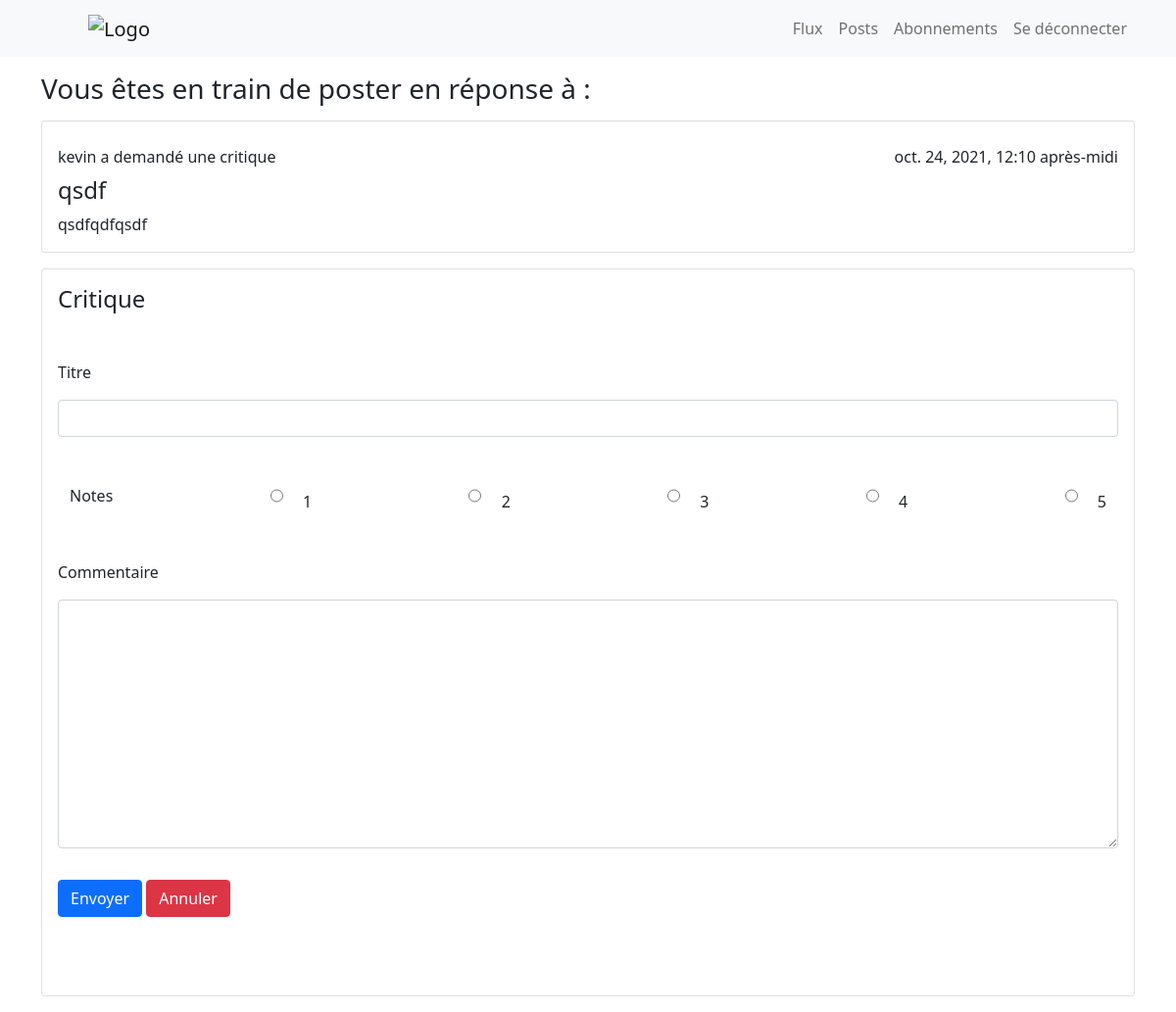
/flux/create_review/23 (signed in), run on the app's committed database.
### flux/models.py (models this page shows, shortened)
class Ticket(models.Model):
    title = models.CharField(max_length=128)
    description = models.TextField(max_length=2048, blank=True)
    user = models.ForeignKey(to=settings.AUTH_USER_MODEL, on_delete=models.CASCADE)
    image = models.ImageField(blank=True, null=True, upload_to='books')
    time_created = models.DateTimeField(auto_now_add=True)
    IMAGE_MAX_SIZE = (800, 800)

### accueil/models.py (models this page shows)
class User(AbstractUser):
    pass

### flux/views.py (the view, shortened to what this page needs)
# urls.py: path('create_review/<int:ticket_id>', views.create_review, name='create_review'),
@login_required
def create_review(request, ticket_id):
    ticket = Ticket.objects.get(pk = ticket_id)
    form = ReviewForm()
    context = {'ticket' : ticket, 'form' : form}
    return render(request, 'flux/create_review.html', context)

### flux/forms.py
class ReviewForm(forms.Form):
    headline = forms.CharField(label='Titre', max_length=128, widget=forms.TextInput(attrs={'class': 'form-control my-3'}))
    rating = forms.ChoiceField(label='Notes', choices=RATING_CHOICES, widget=forms.RadioSelect(attrs={'class':'form-check form-check-inline'}))
    body = forms.CharField(label='Commentaire', max_length=8192, widget=forms.Textarea(attrs={'class': 'form-control my-3'}))

### flux/templates/flux/create_review.html (shortened to what this page needs)
{% extends "base_generic.html" %}
{% block content%}
<div class="container">
    <div class="my-3">
        <h3> Vous êtes en train de poster en réponse à : </h3>
    </div>
</div>
<div class="container">
    {% include "flux/ticket_snippet.html" %}
    {% include "flux/review_form.html" %}
</div>
{% endblock %}

### flux/templates/flux/ticket_snippet.html (shortened to what this page needs)
<div class="card">
    <div class="card-body">
        <div class="d-flex justify-content-between my-2">
            <span>{{ticket.user.username}} a demandé une critique</span>
            <span>{{ticket.time_created}}</span>
        </div>
        <h4 class="card-title">{{ticket.title}}</h4>
        <p class="card-text">{{ticket.description}}</p>
    </div>
</div>

### data on the page
Ticket: user.username "kevin", time_created "oct. 24, 2021, 12:10 après-midi", title "qsdf", description "qsdfqdfqsdf"

### other printed values
{{ radio.choice_label }} "1" "2" "3" "4" "5"
